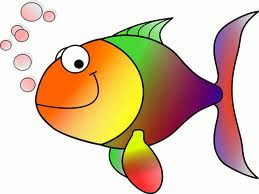
#> input picture 6. OPEN_CV/ch03/HappyFish.jpg, 259 x 194 px
$ python img_ops.py
#> lines starting #> are read from the running program, lines starting #| are printed output that depends on the picture
import numpy as np
import cv2


# 새 영상 생성하기
img1 = np.empty((240, 320), dtype=np.uint8)       # grayscale image
img2 = np.zeros((240, 320, 3), dtype=np.uint8)    # color image
img3 = np.ones((240, 320), dtype=np.uint8) * 255  # white
img4 = np.full((240, 320, 3), (0, 255, 255), dtype=np.uint8)  # yellow

cv2.imshow('img1', img1)
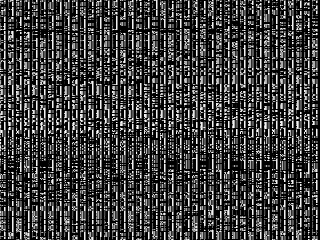
#> window 'img1': shape (240, 320); min 0, max 255, mean 61.8
cv2.imshow('img2', img2)
cv2.imshow('img3', img3)
cv2.imshow('img4', img4)
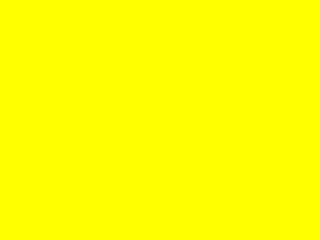
#> window 'img4': shape (240, 320, 3); mean B, G, R 0, 255, 255
cv2.waitKey()
cv2.destroyAllWindows()

# 영상 복사
img1 = cv2.imread('HappyFish.jpg')
#> img1 is the input picture: shape (194, 259, 3); mean B, G, R 170.8, 196.4, 219.3

img2 = img1
img3 = img1.copy()

img1[:, :, :] = 255
#> img1: shape (194, 259, 3); every value is 255

cv2.imshow('img1', img1)
cv2.imshow('img2', img2)
cv2.imshow('img3', img3)
cv2.waitKey()
cv2.destroyAllWindows()
